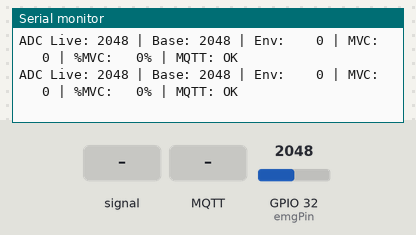
Bench run of a sketch on a simulated ESP32. On the bench: the last lines printed to the serial monitor. The inputs (shaded band) are chosen by the test bench; at power-on: GPIO 32 (emgPin) = 2048 (analog values on the 0–4095 scale). WiFi joins after 1.5 s; servers stay silent unless stated; no MQTT or app messages arrive unless stated.

Above: at 5.9 s.
6.0 s: GPIO 32 (emgPin) fed a 200 Hz sine of ±327 counts around its level
At 6.63 s:
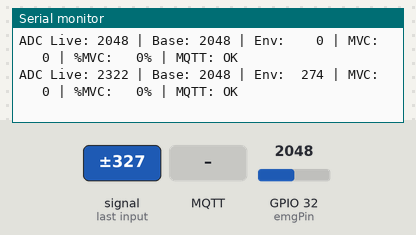
8.3 s: GPIO 32 (emgPin) set to 3603
At 8.7 s:
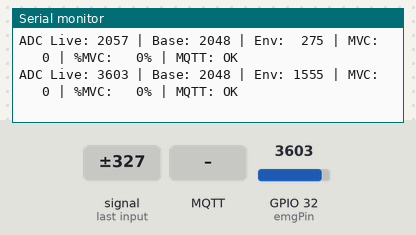
10.3 s: MQTT message "calibrate" arrives on the first subscribed topic
11.8 s: MQTT message "reset" arrives on the first subscribed topic
14.8 s: GPIO 32 (emgPin) set to 2960
At 16.7 s:
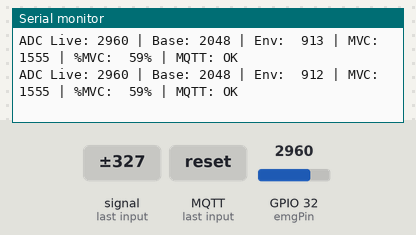
16.8 s: MQTT message "relax" arrives on the first subscribed topic
At 17.74 s:
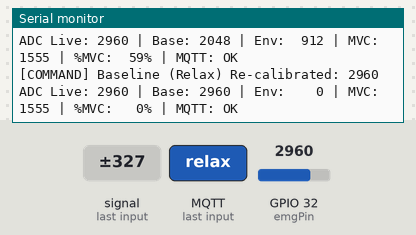
Timing chart, 0 to 19.8 s (numbered marks = the images above; inputs shaded):
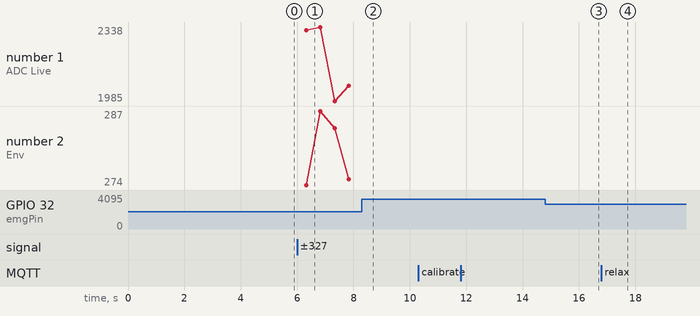

Measured:
- after the input at 6.0 s, the serial monitor: prints a new line after 0.33 s (image 1)
- after the input at 8.3 s, the serial monitor: prints a new line at once (image 2)
- after the input at 14.8 s, the serial monitor: prints a new line at once (image 3)
- after the input at 16.8 s, the serial monitor: prints a new line after 0.63 s (image 4)

The sketch:

artiq_emg_node.ino
```cpp
#include <WiFi.h>
#include <WiFiManager.h> // https://github.com/tzapu/WiFiManager
#include <PubSubClient.h>

// --- MQTT BROKER CONFIGURATION ---
const char* mqtt_server = "YOUR_MQTT_BROKER_IP"; // Broker IP or hostname
const int mqtt_port = 1883;                      // Standard MQTT TCP port (or mapped proxy port)
const char* ap_name = "ArtiQ-EMG-Setup";         // Captive Portal AP SSID

WiFiClient espClient;
PubSubClient client(espClient);

// --- EMG PIN & VARIABLES (MyoWare 2.0 ENV Output) ---
const int emgPin = 32; // Connect MyoWare 2.0 ENV pin to GPIO 32 (3.3V power)
int baseline = 0;
float envelope = 0;
float attack = 0.9;
float decay = 0.99;

float mvcValue = 0;
bool isCalibrating = false;
unsigned long calibrateStart = 0;
float calibratePeak = 0;

String macAddr = "";
String topicData = "";
String topicStatus = "";
String topicCommand = "";

// Read averaged ADC sample to reduce single-spike jitter on MyoWare 2.0 ENV pin
int readSmoothedADC() {
    long sum = 0;
    const int samples = 8;
    for (int i = 0; i < samples; i++) {
        sum += analogRead(emgPin);
        delayMicroseconds(50);
    }
    return sum / samples;
}

void mqttCallback(char* topic, byte* payload, unsigned int length) {
    String msg = "";
    for (int i = 0; i < length; i++) msg += (char)payload[i];
    msg.trim();

    if (msg == "calibrate") {
        isCalibrating = true;
        calibrateStart = millis();
        calibratePeak = 0;
        Serial.println("[COMMAND] MVC Calibration Started (3s)!");
    } else if (msg == "reset") {
        mvcValue = 0;
        Serial.println("[COMMAND] MVC Reset!");
    } else if (msg == "relax" || msg == "baseline") {
        long sum = 0;
        for (int i = 0; i < 100; i++) {
            sum += readSmoothedADC();
            delay(5);
        }
        baseline = sum / 100;
        envelope = 0;
        Serial.printf("[COMMAND] Baseline (Relax) Re-calibrated: %d\n", baseline);
    }
}

void reconnect() {
    while (!client.connected()) {
        Serial.print("Connecting to MQTT Broker...");
        String clientId = "ArtiQ-Node-" + macAddr;

        // Setup LWT: Topic status, QoS 1, Retain True, Payload "offline"
        if (client.connect(clientId.c_str(), NULL, NULL, topicStatus.c_str(), 1, true, "offline")) {
            Serial.println(" CONNECTED!");
            client.publish(topicStatus.c_str(), "online", true);
            client.subscribe(topicCommand.c_str());
        } else {
            Serial.print(" FAILED, rc=");
            Serial.print(client.state());
            Serial.println(". Retry in 5s...");
            delay(5000);
        }
    }
}

void setup() {
    Serial.begin(115200);

    // Pin & ADC Setup (12-bit 0-4095, 0-3.3V range for MyoWare 2.0)
    pinMode(emgPin, INPUT);
    analogReadResolution(12);
    analogSetPinAttenuation(emgPin, ADC_11db);

    Serial.println("\n=== ARTIQ EMG PRODUCTION NODE (MYOWARE 2.0) ===");

    // WiFiManager Provisioning (20s timeout on saved Wi-Fi before opening Captive Portal)
    WiFi.mode(WIFI_STA);
    WiFiManager wm;
    wm.setConnectTimeout(20);       // Open portal if saved network is not found within 20s
    wm.setConfigPortalTimeout(180); // Reboot fallback if portal is idle for 3 minutes

    Serial.println("[WIFI] Attempting saved Wi-Fi connection (20s timeout)...");
    if (!wm.autoConnect(ap_name)) {
        Serial.println("[WIFI] Portal timeout or connection failed. Rebooting...");
        delay(1000);
        ESP.restart();
    }

    // Calibrate Baseline (Relax 0%)
    Serial.println("Relax your forearm muscle for baseline calibration (2 seconds)...");
    delay(2000);
    long sum = 0;
    for (int i = 0; i < 200; i++) {
        sum += readSmoothedADC();
        delay(5);
    }
    baseline = sum / 200;
    Serial.printf("Registered baseline (Relax): %d\n", baseline);

    macAddr = WiFi.macAddress();
    macAddr.replace(":", "");

    topicData = "artiq/emg/data/" + macAddr;
    topicStatus = "artiq/emg/status/" + macAddr;
    topicCommand = "artiq/emg/command/" + macAddr;

    Serial.println("\nWiFi Connected! IP: " + WiFi.localIP().toString() + " | Node MAC: " + macAddr);

    client.setServer(mqtt_server, mqtt_port);
    client.setCallback(mqttCallback);
}

void loop() {
    if (!client.connected()) reconnect();
    client.loop();

    // 1000Hz Sampling
    static unsigned long lastSample = 0;
    if (micros() - lastSample < 1000) return;
    lastSample = micros();

    int raw = readSmoothedADC();

    // MyoWare 2.0 ENV pin outputs hardware-rectified DC envelope (0V - 3.3V / 0 - 4095)
    int signalDiff = raw - baseline;
    if (signalDiff < 0) signalDiff = 0;

    if (signalDiff > envelope) envelope = (attack * signalDiff) + ((1.0 - attack) * envelope);
    else envelope = (decay * envelope) + ((1.0 - decay) * signalDiff);

    if (isCalibrating) {
        if (envelope > calibratePeak) calibratePeak = envelope;
        if (millis() - calibrateStart > 3000) {
            if (calibratePeak > 50) {
                mvcValue = calibratePeak;
                Serial.printf("[MVC] Calibrated successfully! Peak: %.0f\n", mvcValue);
            } else {
                Serial.println("[MVC] Squeeze signal was too weak during calibration!");
            }
            isCalibrating = false;
            calibratePeak = 0;
        }
    }

    float percent = 0;
    if (mvcValue > 0) {
        percent = (envelope / mvcValue) * 100.0;
        if (percent > 150) percent = 150;
    }

    // Publish data to Broker every 50ms
    static unsigned long lastSend = 0;
    if (millis() - lastSend >= 50) {
        lastSend = millis();

        String json = "{";
        json += "\"raw\":" + String((int)envelope) + ",";
        if (mvcValue > 0) json += "\"percent\":" + String((int)percent) + ",";
        else json += "\"percent\":null,";
        json += "\"mvc\":" + String((int)mvcValue) + ",";
        json += "\"calibrating\":" + String(isCalibrating ? "true" : "false");
        json += "}";

        client.publish(topicData.c_str(), json.c_str());
    }

    // Live Serial Monitor Debug (every 500ms)
    static unsigned long lastDebug = 0;
    if (millis() - lastDebug >= 500) {
        lastDebug = millis();
        Serial.printf("ADC Live: %4d | Base: %4d | Env: %4.0f | MVC: %4.0f | %%MVC: %3.0f%% | MQTT: %s\n",
                      raw, baseline, envelope, mvcValue, percent, client.connected() ? "OK" : "DISCONNECTED");
    }
}
```
